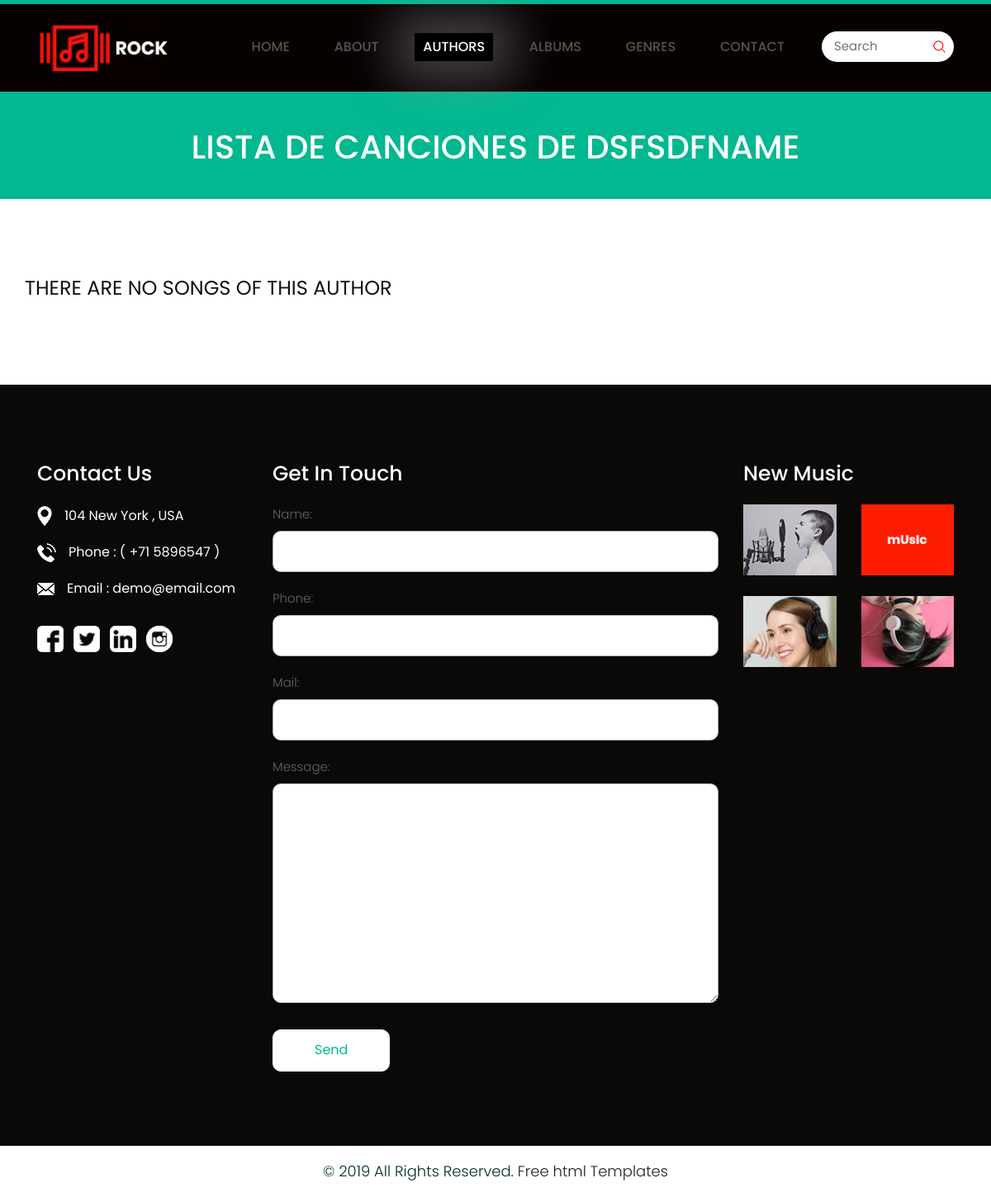
Before: /top100/author/3/ with the older database file.
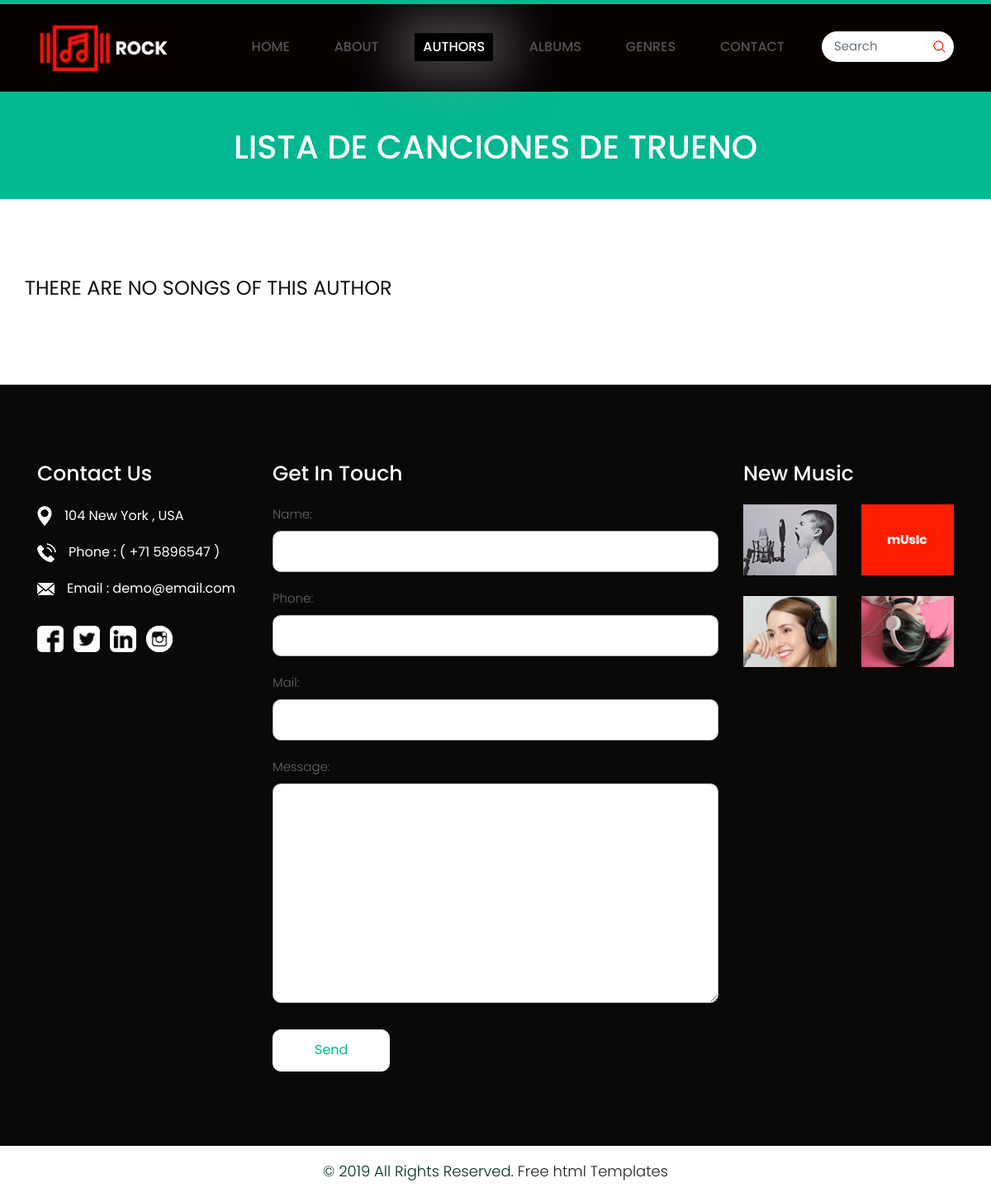
After: the same page with the newer database file.
### top100_app/models.py (models this page shows, shortened)
class Author(models.Model):
    name = models.CharField(max_length = 30, default='Name')
    info = models.CharField(max_length = 200, default='Information')
    image = models.ImageField(upload_to='top100_app/static/image/authors', null = True, blank=True, verbose_name='Image')

### top100_app/views.py (the view, shortened to what this page needs)
def author_details(request, author_id):
    author = get_object_or_404(Author, pk=author_id)
    form = ContactForm()
    song = Song.objects.filter(author=get_object_or_404(Author, pk=author_id)).order_by('name')
    context = {
        'author': author,
        'form' : form,
        'song_list' : song
    }
    return render(request, "author_details.html", context)

### top100_app/forms.py
class ContactForm(forms.Form):
    name = forms.CharField(widget=forms.TextInput(attrs={'class' : 'contactus'}), max_length= 100)
    phone = forms.CharField(widget=forms.TextInput(attrs={'class' : 'contactus'}), max_length= 13)
    mail = forms.CharField(widget=forms.TextInput(attrs={'class' : 'contactus'}), max_length= 100)
    message = forms.CharField(widget=forms.Textarea(attrs={'class' : 'textarea'}), max_length= 2000)

### top100_app/templates/author_details.html
{% extends "base.html" %}
{% load static %}
    {% block active%}
    <li> <a href="{% url 'index'%}">Home</a> </li>
    <li> <a href="{% url 'about'%}">About</a> </li>
    <li class="active"> <a href="{% url 'author'%}"> Authors</a> </li>
    <li> <a href="{% url 'album'%}"> Albums</a> </li>
    <li> <a href="{% url 'genre'%}">Genres</a> </li>
    <li> <a href="{% url 'contact'%}">Contact</a> </li>
    {% endblock %}
    {% block body %}
    <div class="blogbg">
        <div class="container">
            <div class="row">
                <div class="col-md-12">
                    <div class="blogtitlepage">
                        <h2>Lista de canciones de {{author.name}}</h2>
                    </div>
                </div>
            </div>
        </div>
    </div>
    <div class="Lastestnews blog">
        <div class="container">
            <div class="row">
                {% if author %}
                    {% if song_list %}
                        {% for c in song_list %}
                            <div class="col-xl-4 col-lg-4 col-md-4 col-sm-12 margin">
                                <div class="news-box">
                                    <h3><a href = "{% url 'song_details' c.id%}">{{c.name}}</a></h3>
                                </div>
                            </div>
                        {% endfor%}
                {% else %}
                    <h1>THERE ARE NO SONGS OF THIS AUTHOR</h1>
                {% endif %}
                {% endif %}
            </div>
        </div>
    </div>
    {% endblock%}

Changed rows visible on the page:
changed Author: name "DSFSDFNAME" → "TRUENO"
